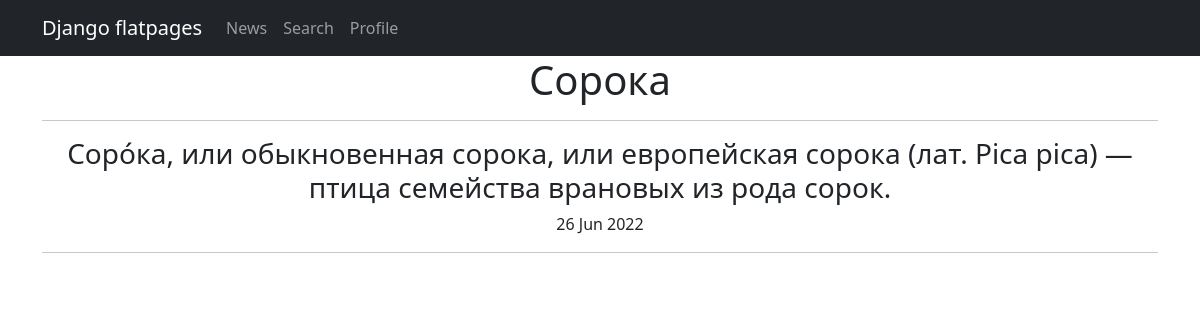
Screenshot of /news/8 with the database file from the repository.
### news/models.py (models this page shows, shortened)
class Post(models.Model):
    article = 'ar'
    news = 'nw'
    NEWS_POST = [
        (article, 'Статья'),
        (news, 'Новость'),
    ]
    post_author = models.ForeignKey(Author, on_delete=models.CASCADE, verbose_name='Автор')
    news_post = models.CharField(max_length=2, choices=NEWS_POST, default=article)
    post_data = models.DateTimeField(auto_now_add=True)
    header_post = models.CharField(max_length=255)
    text_post = models.TextField()
    rating_post = models.IntegerField(default=0)
    post_category = models.ManyToManyField(Category, through='PostCategory', verbose_name='Категория')

### news/views.py (the view)
# urls.py: path('<int:pk>', NewsDetail.as_view(), name='news_'),
class NewsDetail(DetailView):
    model = Post
    template_name = 'news_.html'
    context_object_name = 'news_'
    def get_context_data(self,
                         **kwargs):
        context = super().get_context_data(**kwargs)
        categories = self.object.post_category.all()
        is_subscriber = False
        for cat in categories:
            if self.request.user in cat.subscribers.all():
                is_subscriber = True
                break
        context['subscribers'] = is_subscriber
        return context

### news/templatetags/censor.py (called while the page is built)
@register.filter()
def censor(value):
   badwords = ('Алоха', 'пост', 'метис', 'привет')
   value = value.split()
   for index, word in enumerate(value):
      if any(badword in word for badword in badwords):
         value[index] = word[0] + "".join('*' if c.isalpha() else c for c in word)
         value[index] = value[index].replace('*', '', 1)
   return " ".join(value)

### templates/news_.html (shortened to what this page needs)
{% extends 'flatpages/default.html' %}
{% load censor %}
{% block content %}
    <h1>{{ news_.header_post|censor }}</h1>
<hr>
    <h3>{{ news_.text_post|censor }}</h3>
    {{ news_.post_data|date:'d M Y'}}
<hr>
{% endblock content %}

### rows the page displays
Post: header_post|censor "Сорока", text_post|censor "Соро́ка, или обыкновенная сорока, или европейская сорока (лат. Pica pica) — птица семейства врановых из рода сорок.", post_data "26 Jun 2022"
